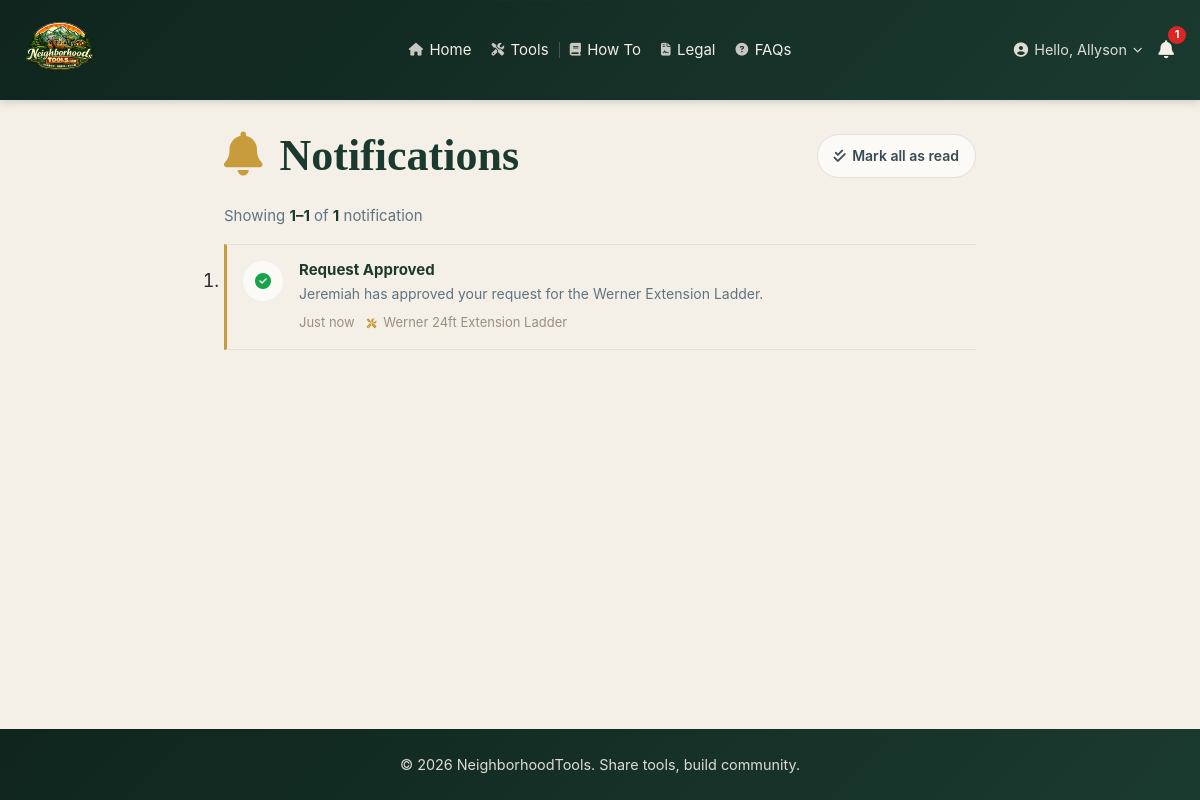
The app's page /notifications (signed in) with its own data.
### tables this page shows
CREATE TABLE notification_ntf (
    id_ntf INT AUTO_INCREMENT PRIMARY KEY,
    id_acc_ntf INT NOT NULL,
    id_ntt_ntf INT NOT NULL,
    title_ntf VARCHAR(255) NOT NULL,
    body_ntf TEXT,
    id_bor_ntf INT,
    is_read_ntf BOOLEAN NOT NULL DEFAULT FALSE,
    read_at_ntf TIMESTAMP NULL DEFAULT NULL,
    created_at_ntf TIMESTAMP DEFAULT CURRENT_TIMESTAMP,
    INDEX idx_unread_timeline_type_ntf (id_acc_ntf, is_read_ntf, created_at_ntf, id_ntt_ntf),
    INDEX idx_borrow_ntf (id_bor_ntf),
    INDEX idx_type_ntf (id_ntt_ntf),
    CONSTRAINT fk_notification_account FOREIGN KEY (id_acc_ntf)
        REFERENCES account_acc (id_acc) ON UPDATE CASCADE ON DELETE CASCADE,
    CONSTRAINT fk_notification_type FOREIGN KEY (id_ntt_ntf)
        REFERENCES notification_type_ntt (id_ntt) ON UPDATE CASCADE ON DELETE RESTRICT,
    CONSTRAINT fk_notification_borrow FOREIGN KEY (id_bor_ntf)
        REFERENCES borrow_bor (id_bor) ON UPDATE CASCADE ON DELETE SET NULL
);

CREATE TABLE notification_type_ntt (
    id_ntt INT AUTO_INCREMENT PRIMARY KEY,
    type_name_ntt VARCHAR(30) NOT NULL UNIQUE
        COMMENT 'request, approval, due, return, rating'
);

CREATE TABLE tool_tol (
    id_tol INT AUTO_INCREMENT PRIMARY KEY,
    tool_name_tol VARCHAR(255) NOT NULL,
    tool_description_tol TEXT,
    id_tcd_tol INT NOT NULL,
    id_acc_tol INT NOT NULL
        COMMENT 'owner account',
    serial_number_tol VARCHAR(50),
    rental_fee_tol DECIMAL(6,2) DEFAULT 0.00
        COMMENT '0 = free sharing',
    default_loan_duration_hours_tol INT DEFAULT 168
        COMMENT 'Owner default in hours; UI converts days/weeks',
    is_available_tol BOOLEAN NOT NULL DEFAULT TRUE
        COMMENT 'Owner listing toggle - see Note for true availability logic',
    is_deposit_required_tol BOOLEAN NOT NULL DEFAULT FALSE
        COMMENT 'Lender requires refundable security deposit',
    default_deposit_amount_tol DECIMAL(8,2) DEFAULT 0.00
        COMMENT 'Default deposit amount; 0 = no deposit required',
    estimated_value_tol DECIMAL(8,2)
        COMMENT 'Estimated tool value for insurance/deposit reference',
    preexisting_conditions_tol TEXT
        COMMENT 'Lender disclosure of any pre-existing damage, wear, or conditions - ToS requirement',
    is_insurance_recommended_tol BOOLEAN NOT NULL DEFAULT FALSE
        COMMENT 'Flag for high-value tools ($1000+) where insurance is recommended',
    created_at_tol TIMESTAMP DEFAULT CURRENT_TIMESTAMP,
    updated_at_tol TIMESTAMP DEFAULT CURRENT_TIMESTAMP ON UPDATE CURRENT_TIMESTAMP,
    INDEX idx_owner_available_tol (id_acc_tol, is_available_tol),
    INDEX idx_condition_tol (id_tcd_tol),
    INDEX idx_available_owner_created_tol (is_available_tol, id_acc_tol, created_at_tol),
    INDEX idx_created_at_tol (created_at_tol),
    INDEX idx_rental_fee_tol (rental_fee_tol),
    INDEX idx_is_deposit_required_tol (is_deposit_required_tol),
    FULLTEXT INDEX fulltext_tool_search_tol (tool_name_tol, tool_description_tol),
    CONSTRAINT fk_tool_condition FOREIGN KEY (id_tcd_tol)
        REFERENCES tool_condition_tcd (id_tcd) ON UPDATE CASCADE ON DELETE RESTRICT,
    CONSTRAINT fk_tool_owner FOREIGN KEY (id_acc_tol)
        REFERENCES account_acc (id_acc) ON UPDATE CASCADE ON DELETE RESTRICT,
    CONSTRAINT chk_rental_fee_non_negative CHECK (rental_fee_tol >= 0),
    CONSTRAINT chk_deposit_amount_non_negative CHECK (default_deposit_amount_tol >= 0),
    CONSTRAINT chk_estimated_value_non_negative CHECK (estimated_value_tol IS NULL OR estimated_value_tol >= 0)
);

### src/Core/BaseController.php (called while the page is built, shortened)
<?php
class BaseController
{
    private static ?array $cachedTos = null;
    private static bool $tosCacheLoaded = false;
    private static ?int $cachedUnreadCount = null;
    private static bool $unreadCacheLoaded = false;
    protected function getSharedData(): array
    {
        $isLoggedIn = !empty($_SESSION['logged_in']);
        $authUser = $isLoggedIn
            ? [
                'id'         => (int) $_SESSION['user_id'],
                'name'       => $_SESSION['user_name'] ?? '',
                'first_name' => $_SESSION['user_first_name'] ?? '',
                'role'       => $_SESSION['user_role'] ?? 'member',
                'avatar'     => $_SESSION['user_avatar'] ?? null,
            ]
            : null;
        if (!self::$tosCacheLoaded) {
            self::$cachedTos = Tos::getCurrent();
            self::$tosCacheLoaded = true;
        }
        $currentTos = self::$cachedTos;
        $tosAccepted = $currentTos === null
            || !$isLoggedIn
            || Tos::hasUserAccepted(accountId: $authUser['id'], tosId: (int) $currentTos['id_tos']);
        if (!self::$unreadCacheLoaded) {
            self::$cachedUnreadCount = $isLoggedIn
                ? Notification::getUnreadCount($authUser['id'])
                : 0;
            self::$unreadCacheLoaded = true;
        }
        $backUrl = '/';
        $referer = $_SERVER['HTTP_REFERER'] ?? '';
        if ($referer !== '') {
            $parsed  = parse_url($referer);
            $refHost = ($parsed['host'] ?? '') . (isset($parsed['port']) ? ':' . $parsed['port'] : '');
            $curHost = $_SERVER['HTTP_HOST'] ?? '';
            if ($refHost === $curHost && isset($parsed['path'])) {
                $backUrl = $parsed['path'];
            }
        }
        return [
            'isLoggedIn'  => $isLoggedIn,
            'authUser'    => $authUser,
            'csrfToken'   => $_SESSION['csrf_token'] ?? '',
            'currentPage' => parse_url($_SERVER['REQUEST_URI'] ?? '/', PHP_URL_PATH) ?: '/',
            'currentTos'  => $currentTos,
            'tosAccepted' => $tosAccepted,
            'unreadCount' => self::$cachedUnreadCount,
            'backUrl'     => $backUrl,
        ];
    }
    protected function render(string $view, array $data = []): void
    {
        extract(array_merge($this->getSharedData(), $data));
        require BASE_PATH . '/src/Views/' . $view . '.php';
        require BASE_PATH . '/src/Views/layouts/main.php';
    }
}

### src/Controllers/NotificationController.php (called while the page is built, shortened)
<?php
class NotificationController extends BaseController
{
    public function index(): void
    {
        $userId = (int) $_SESSION['user_id'];
        $page   = max(1, (int) ($_GET['page'] ?? 1));
        $offset = ($page - 1) * self::PER_PAGE;
        try {
            $notifications = Notification::getForUser(
                accountId: $userId,
                limit: self::PER_PAGE,
                offset: $offset,
            );
            $totalCount = Notification::getCountForUser($userId);
        } catch (\Throwable $e) {
            error_log('NotificationController::index — ' . $e->getMessage());
            $notifications = [];
            $totalCount    = 0;
        }
        $totalPages = (int) ceil($totalCount / self::PER_PAGE) ?: 1;
        $this->render('notifications/index', [
            'title'         => 'Notifications — NeighborhoodTools',
            'description'   => 'Your notifications and alerts.',
            'pageCss'       => ['notifications.css'],
            'notifications' => $notifications,
            'totalCount'    => $totalCount,
            'page'          => $page,
            'totalPages'    => $totalPages,
            'perPage'       => self::PER_PAGE,
        ]);
    }
}

### src/Models/Notification.php (called while the page is built, shortened)
<?php
class Notification
{
    public static function getForUser(int $accountId, int $limit = 12, int $offset = 0): array
    {
        $pdo = Database::connection();
        $sql = "
            SELECT
                ntf.id_ntf,
                ntt.type_name_ntt  AS notification_type,
                ntf.title_ntf,
                ntf.body_ntf,
                ntf.is_read_ntf,
                ntf.created_at_ntf,
                ntf.id_bor_ntf,
                t.tool_name_tol    AS related_tool_name,
                bst.status_name_bst AS related_borrow_status
            FROM notification_ntf ntf
            JOIN notification_type_ntt ntt ON ntf.id_ntt_ntf = ntt.id_ntt
            LEFT JOIN borrow_bor b         ON ntf.id_bor_ntf = b.id_bor
            LEFT JOIN tool_tol t           ON b.id_tol_bor = t.id_tol
            LEFT JOIN borrow_status_bst bst ON b.id_bst_bor = bst.id_bst
            WHERE ntf.id_acc_ntf = :account_id
            ORDER BY ntf.created_at_ntf DESC
            LIMIT :limit OFFSET :offset
        ";
        $stmt = $pdo->prepare($sql);
        $stmt->bindValue(':account_id', $accountId, PDO::PARAM_INT);
        $stmt->bindValue(':limit', $limit, PDO::PARAM_INT);
        $stmt->bindValue(':offset', $offset, PDO::PARAM_INT);
        $stmt->execute();
        return $stmt->fetchAll();
    }
    public static function getCountForUser(int $accountId): int
    {
        $pdo = Database::connection();
        $stmt = $pdo->prepare("
            SELECT COUNT(*)
            FROM notification_ntf
            WHERE id_acc_ntf = :account_id
        ");
        $stmt->bindValue(':account_id', $accountId, PDO::PARAM_INT);
        $stmt->execute();
        return (int) $stmt->fetchColumn();
    }
}

### src/Views/notifications/index.php (the view, shortened to what this page needs)
<?php
$typeIcon = static fn(string $type): string => match ($type) {
    'request'  => 'fa-hand',
    'approval' => 'fa-circle-check',
    'due'      => 'fa-clock',
    'return'   => 'fa-rotate-left',
    'rating'   => 'fa-star',
    default    => 'fa-bell',
};
$relativeTime = static function (string $timestamp): string {
    $now  = new DateTimeImmutable('now');
    $then = new DateTimeImmutable($timestamp);
    $diff = $now->getTimestamp() - $then->getTimestamp();
    if ($diff < 60) {
        return 'Just now';
    }
    $minutes = (int) floor($diff / 60);
    if ($minutes < 60) {
        return $minutes === 1 ? '1 minute ago' : "{$minutes} minutes ago";
    }
    $hours = (int) floor($diff / 3600);
    if ($hours < 24) {
        return $hours === 1 ? '1 hour ago' : "{$hours} hours ago";
    }
    $days = (int) floor($diff / 86400);
    if ($days === 1) {
        return 'Yesterday';
    }
    if ($days < 7) {
        return "{$days} days ago";
    }
    return $then->format('Y') === $now->format('Y')
        ? $then->format('M j')
        : $then->format('M j, Y');
};
$rangeStart = $totalCount > 0 ? (($page - 1) * $perPage) + 1 : 0;
$rangeEnd   = min($page * $perPage, $totalCount);
?>
<section aria-labelledby="notifications-heading">
  <header>
    <h1 id="notifications-heading">
      <i class="fa-solid fa-bell" aria-hidden="true"></i> Notifications
    </h1>
    <?php if ($unreadCount > 0): ?>
      <form action="/notifications/read" method="post">
        <button type="submit">
          <i class="fa-solid fa-check-double" aria-hidden="true"></i> Mark all as read
        </button>
      </form>
    <?php endif; ?>
  </header>
  <div aria-live="polite" aria-atomic="true">
    <?php if ($totalCount > 0): ?>
      <p>
        Showing <strong><?= $rangeStart ?>–<?= $rangeEnd ?></strong> of
        <strong><?= number_format($totalCount) ?></strong>
        notification<?= $totalCount !== 1 ? 's' : '' ?>
      </p>
    <?php endif; ?>
  </div>
  <?php if (!empty($notifications)): ?>
    <ol>
      <?php foreach ($notifications as $ntf):
        $isRead = !empty($ntf['is_read_ntf']);
        $type   = $ntf['notification_type'] ?? 'request';
        $icon   = $typeIcon($type);
        $link   = ($ntf['id_bor_ntf'] ?? null) !== null ? '/dashboard' : null;
      ?>
        <li data-type="<?= htmlspecialchars($type) ?>"<?= $isRead ? '' : ' data-unread' ?>>
          <article>
            <span aria-hidden="true">
              <i class="fa-solid <?= $icon ?>" aria-hidden="true"></i>
            </span>
            <div>
              <?php if ($link !== null): ?>
                <a href="<?= $link ?>">
                  <h2><?= htmlspecialchars($ntf['title_ntf']) ?></h2>
                </a>
              <?php else: ?>
                <h2><?= htmlspecialchars($ntf['title_ntf']) ?></h2>
              <?php endif; ?>
              <?php if (!empty($ntf['body_ntf'])): ?>
                <p><?= htmlspecialchars($ntf['body_ntf']) ?></p>
              <?php endif; ?>
              <footer>
                <time datetime="<?= htmlspecialchars($ntf['created_at_ntf']) ?>">
                  <?= htmlspecialchars($relativeTime($ntf['created_at_ntf'])) ?>
                </time>
                <?php if (!empty($ntf['related_tool_name'])): ?>
                  <span>
                    <i class="fa-solid fa-screwdriver-wrench" aria-hidden="true"></i>
                    <?= htmlspecialchars($ntf['related_tool_name']) ?>
                  </span>
                <?php endif; ?>
              </footer>
            </div>
          </article>
        </li>
      <?php endforeach; ?>
    </ol>
  <?php endif; ?>
</section>

### public/index.php (shortened to what this page needs)
<?php
$routes    = require BASE_PATH . '/config/routes.php';
$method = $_SERVER['REQUEST_METHOD'];
$uri    = parse_url($_SERVER['REQUEST_URI'], PHP_URL_PATH);
if ($uri !== '/') {
    $uri = rtrim($uri, '/');
}
try {
    foreach ($routes as $route => $handler) {
        [$routeMethod, $routePath] = explode(' ', $route, 2);
        if ($method !== $routeMethod) {
            continue;
        }
        $pattern = preg_replace('/\{([a-zA-Z]+)\}/', '(?P<$1>[^/]+)', $routePath);
        $pattern = '#^' . $pattern . '$#';
        if (preg_match($pattern, $uri, $matches)) {
            [$controllerClass, $action] = $handler;
            $params = array_filter($matches, 'is_string', ARRAY_FILTER_USE_KEY);
            $controller = new $controllerClass();
            $controller->$action(...array_values($params));
            break;
        }
    }
} catch (\Throwable $e) {
    http_response_code(500);
    error_log($e->getMessage() . ' in ' . $e->getFile() . ':' . $e->getLine());
    require BASE_PATH . '/src/Views/errors/500.php';
}

### records on screen
notification_ntf: title_ntf "Request Approved", body_ntf "Jeremiah has approved your request for the Werner Extension Ladder.", created_at_ntf "Just now", tool_tol.tool_name_tol "Werner 24ft Extension Ladder"

### other values on screen
$rangeStart "1"
$rangeEnd "1"
$totalCount "1"
